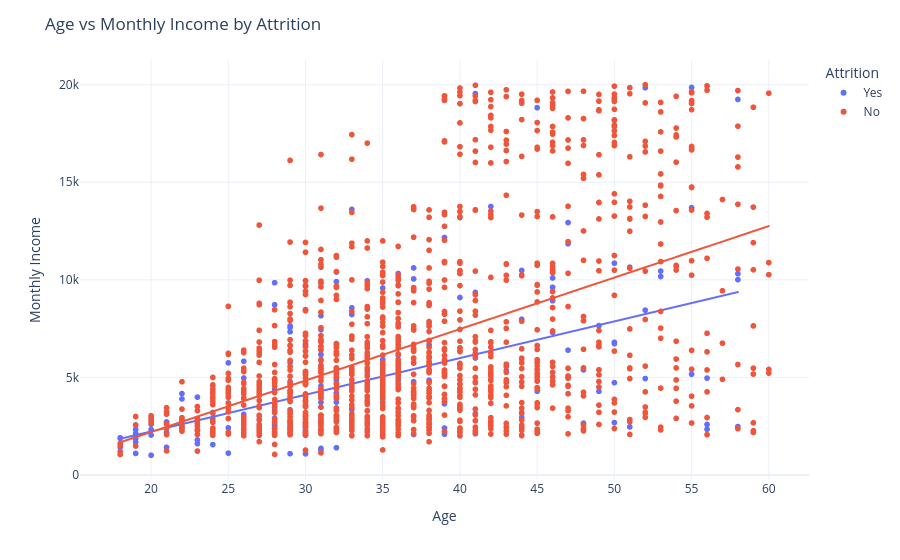

The notebook cell saved with this chart:
### Code cell
import plotly.express as px

fig = px.scatter(
    df,
    x="Age",
    y="MonthlyIncome",
    color="Attrition",
    trendline="ols"
)

fig.update_layout(
    title="Age vs Monthly Income by Attrition",
    xaxis_title="Age",
    yaxis_title="Monthly Income"
)

fig.show()

### Figure 1 — Plotly figure (JSON) as saved in the notebook; plotly's stock layout.template omitted (floating-point values rounded to 4 significant figures; data arrays with more than 128 entries replaced by an {"elided": "..."} marker saying what was removed)
{"data": [{"hovertemplate": "Attrition=Yes<br>Age=%{x}<br>MonthlyIncome=%{y}<extra></extra>", "legendgroup": "Yes", "marker": {"color": "#636efa", "symbol": "circle"}, "mode": "markers", "name": "Yes", "showlegend": true, "type": "scattergl", "x": {"elided": "237 int values"}, "xaxis": "x", "y": {"elided": "237 int values"}, "yaxis": "y"}, {"hovertemplate": "<b>OLS trendline</b><br>MonthlyIncome = 188.072 * Age + -1533.56<br>R<sup>2</sup>=0.250603<br><br>Attrition=Yes<br>Age=%{x}<br>MonthlyIncome=%{y} <b>(trend)</b><extra></extra>", "legendgroup": "Yes", "marker": {"color": "#636efa", "symbol": "circle"}, "mode": "lines", "name": "Yes", "showlegend": false, "type": "scattergl", "x": {"elided": "237 int values"}, "xaxis": "x", "y": {"elided": "237 float values"}, "yaxis": "y"}, {"hovertemplate": "Attrition=No<br>Age=%{x}<br>MonthlyIncome=%{y}<extra></extra>", "legendgroup": "No", "marker": {"color": "#EF553B", "symbol": "circle"}, "mode": "markers", "name": "No", "showlegend": true, "type": "scattergl", "x": {"elided": "1233 int values"}, "xaxis": "x", "y": {"elided": "1233 int values"}, "yaxis": "y"}, {"hovertemplate": "<b>OLS trendline</b><br>MonthlyIncome = 263.838 * Age + -3077.32<br>R<sup>2</sup>=0.236889<br><br>Attrition=No<br>Age=%{x}<br>MonthlyIncome=%{y} <b>(trend)</b><extra></extra>", "legendgroup": "No", "marker": {"color": "#EF553B", "symbol": "circle"}, "mode": "lines", "name": "No", "showlegend": false, "type": "scattergl", "x": {"elided": "1233 int values"}, "xaxis": "x", "y": {"elided": "1233 float values"}, "yaxis": "y"}], "layout": {"legend": {"title": {"text": "Attrition"}, "tracegroupgap": 0}, "margin": {"t": 60}, "title": {"text": "Age vs Monthly Income by Attrition"}, "xaxis": {"anchor": "y", "domain": [0, 1], "title": {"text": "Age"}}, "yaxis": {"anchor": "x", "domain": [0, 1], "title": {"text": "Monthly Income"}}}}
